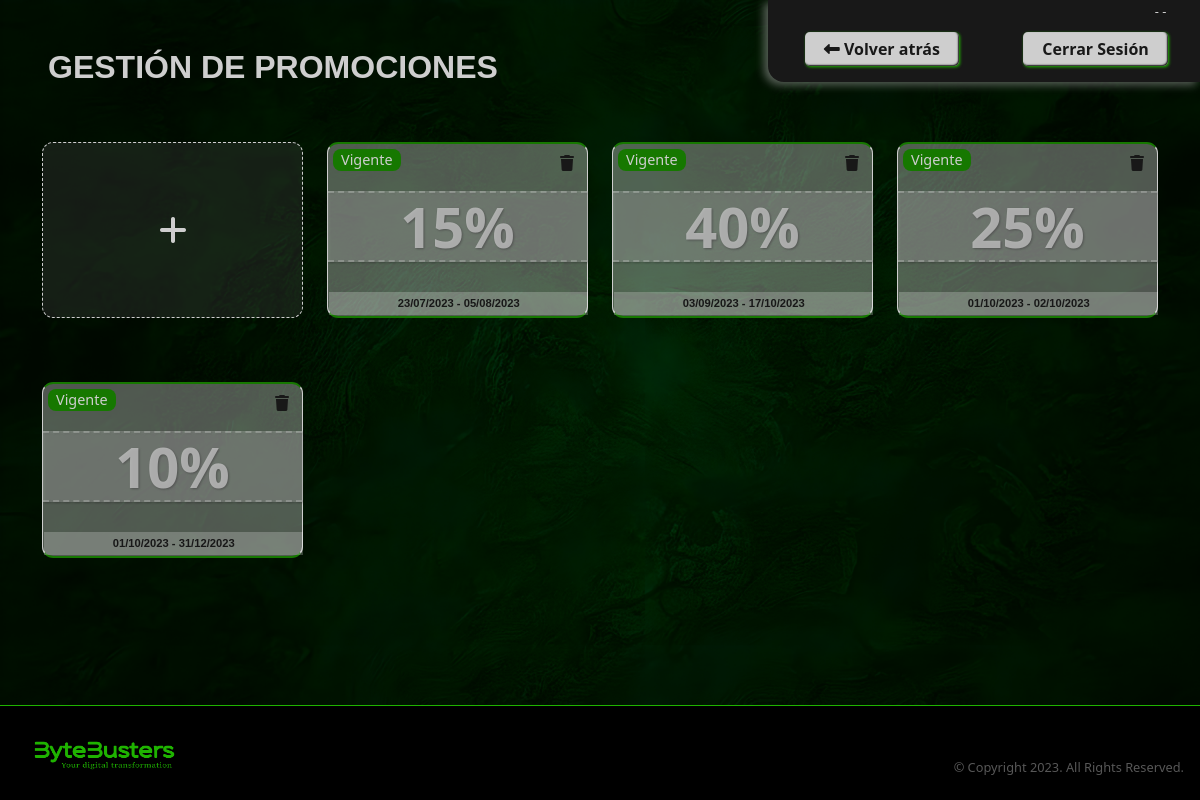
Page /pages/abm-promociones.php on the earlier database version.
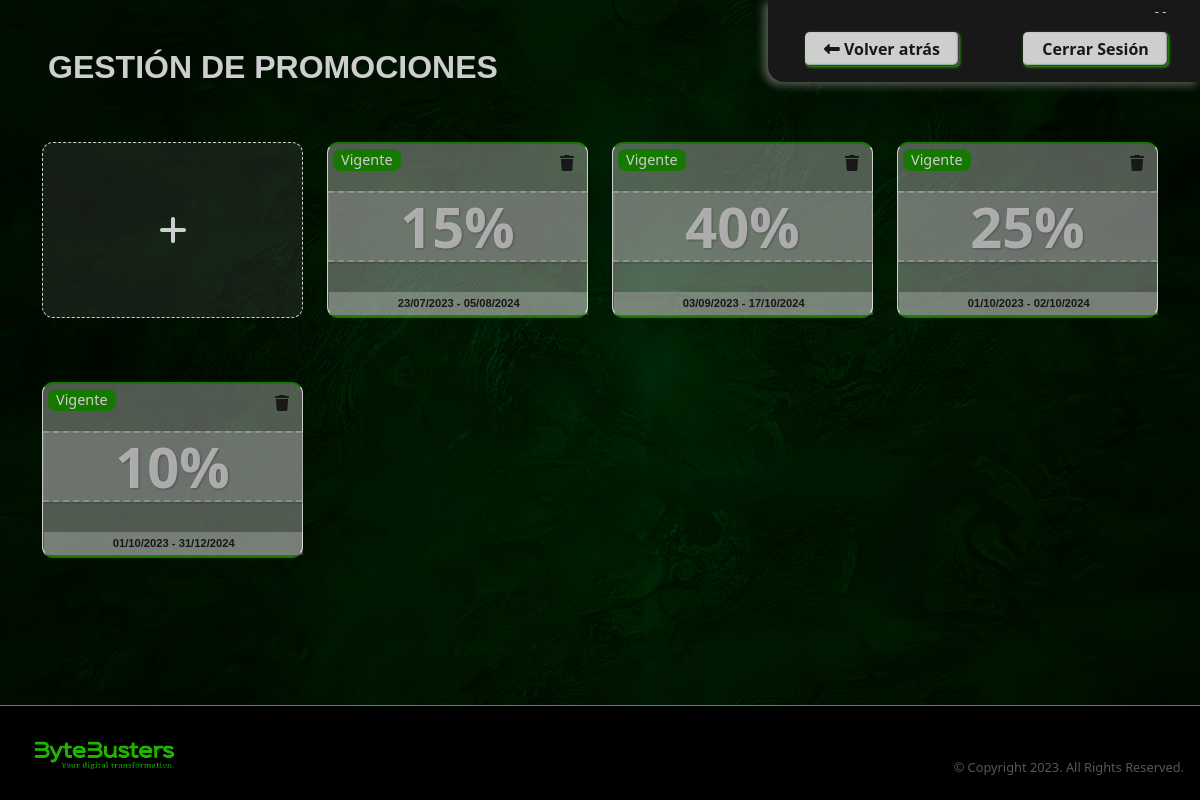
Same page on the later database version.
### tables this page shows
CREATE TABLE IF NOT EXISTS `PROMOCIONES`(
  `id` int (11) NOT NULL AUTO_INCREMENT,
  `descuento` int NOT NULL,
  `fechaInicio` date NOT NULL,
  `fechaFin` date NOT NULL,
  `vigente` boolean NOT NULL DEFAULT 1,
  `activo` boolean NOT NULL DEFAULT 1,
 PRIMARY KEY(`id`)
);

### src/repository/promotions.repository.php (called while the page is built, shortened)
<?php
function findAllPromos(int $isActive): array
{
    require realpath(dirname(__FILE__)) . "/../db/conexion.php";
    if (isset($isActive) && $isActive == false) {
        try {
            $statement = $con->prepare("SELECT *
                                        FROM PROMOCIONES
                                        ORDER BY fechaInicio ASC");
            $reg = $statement->fetchAll(PDO::FETCH_ASSOC);
            return $reg;
        } catch (Exception $e) {
            $con->close();
            die("ERROR SQL in findAllPromos(): " . $e->getMessage());
        }
    } else {
        try {
            $statement = $con->prepare("SELECT *
                                        FROM PROMOCIONES
                                        WHERE activo = :isActive
                                        ORDER BY fechaInicio ASC");
            $statement->execute(array(":isActive" => 1));
            $reg = $statement->fetchAll(PDO::FETCH_ASSOC);
            return $reg;
        } catch (Exception $e) {
            $con->close();
            die("ERROR SQL in findAllPromos(): " . $e->getMessage());
        }
    }
}
function updatePromoToExpired(int $promoId)
{
    require realpath(dirname(__FILE__)) . "/../db/conexion.php";
    try {
        $statement = $con->prepare("UPDATE PROMOCIONES
                                    SET vigente = :vigente
                                    WHERE id = :id
                                    AND activo = :isActive");
        $statement->execute(array(":vigente" => 0, ":id" => $promoId, ":isActive" => 1));
        $reg = $statement->fetch(PDO::FETCH_ASSOC);
        return $reg;
    } catch (Exception $e) {
        $con->close();
        die("ERROR SQL in updatePromoToExpired(): " . $e->getMessage());
    }
}

### src/modules/promotions/abm-promotions.php (the view, shortened to what this page needs)
<?php
require_once realpath(dirname(__FILE__)) . '/../../repository/promotions.repository.php';
function getAllPromotionCards(): string
{
    $promoCard = '';
    foreach (findAllPromos(true) as $promo) {
        checkExpiredPromo($promo);
        $promoClass = '';
        $promoStatus = '';
        $colorDiscount = '';
        if ($promo['vigente'] == 0) {
            $promoClass = ' expired-promo';
            $promoStatus = '<div class="promo-status">
                                <h3 class="lbl-expirado">Expirado</h3>
                            </div>';
            $colorDiscount = 'expired-discount';
        } else {
            $promoClass = 'valid-promo';
            $promoStatus = '<div class="promo-status">
                                <h3 class="lbl-vigente">Vigente</h3>
                            </div>';
            $colorDiscount = '';
        }
        $promoCard .= '<div class="col-sm-6 col-md-4 col-lg-3">
                        <a href="#">
                            <div class="card-promo ' . $promoClass . '">
                                <div class="card-buttons">
                                    <button id="' . $promo["id"] . '" class="btn deletePromo"><i class="fa-solid fa-trash"></i></button>
                                </div>
                                ' . $promoStatus . '
                                <div class="promo-content">
                                    <h2 class="' . $colorDiscount . '">' . $promo['descuento'] . '%</h2>
                                    <div class="promo-dates">
                                    <span>' . formatDates($promo['fechaInicio']) . ' - ' . formatDates($promo['fechaFin']) . '</span>
                                    </div>
                                </div>
                            </div>
                        </a>
                    </div>';
    }
    return $promoCard;
}
function formatDates(string $date): string
{
    $explodedDate = explode('-', $date);
    $year = $explodedDate[0];
    $month = $explodedDate[1];
    $day = $explodedDate[2];
    return $day . '/' . $month . '/' . $year;
}
function getLocalDate(): string
{
    return date("Y-m-d");
}
function checkExpiredPromo(array $promo): bool
{
    $now = getLocalDate();
    if ($promo["fechaFin"] < $now) {
        updatePromoToExpired($promo["id"]);
        return true;
    }
    return false;
}

### pages/abm-promociones.php (shortened to what this page needs)
<!DOCTYPE html>
<html lang="es" style="overflow: scroll">
<head>
    <link rel="stylesheet" href="../styles/normalize.css">
    <link rel="stylesheet" href="https://cdnjs.cloudflare.com/ajax/libs/font-awesome/6.4.0/css/all.min.css">
    <link href="https://cdn.jsdelivr.net/npm/bootstrap@5.3.0/dist/css/bootstrap.min.css" rel="stylesheet">
    <link rel="stylesheet" href="../styles/style.css">
</head>
<body>
    <div>
        <div class="link-options-div">
            <?php
            require "./components/options.php";
            echo $options;
            ?>
        </div>
        <?php
        require "./components/userName.php";
        echo $userName;
        ?>
        <h1>GESTIÓN DE PROMOCIONES</h1>
    </div>
    <div class="container frame">
        <div class="row">
            <div class="col-sm-6 col-md-4 col-lg-3">
                <a id="btnAddPromo" data-bs-toggle="modal" data-bs-target="#moddalPromotions">
                    <div class="card-add-promotion">
                        <i id="addPromotionIcon" class="fa-solid fa-plus"></i>
                    </div>
                </a>
            </div>
            <?php
            require "./../src/modules/promotions/abm-promotions.php";
            echo getAllPromotionCards();
            ?>
        </div>
        <footer>
            <?php
            require "./components/footer.php";
            echo $footer;
            ?>
        </footer>
</body>
</html>

### pages/components/options.php
<?php
$options = "";
$disabled = 'style="filter: brightness(50%); cursor: not-allowed; user-select: none;"';
if ($_SERVER['REQUEST_URI'] === "/ByteBusters/Backoffice/pages/menu.php") {
    $options .= "<a class='link-options' ".$disabled."'><i class='fa-solid fa-left-long'></i> Volver atrás</a>";
}else{
    $options .= "<a class='link-options' href='./menu.php'><i class='fa-solid fa-left-long'></i> Volver atrás</a>";
}
$options .= "<a class='link-options' href=./login.php> Cerrar Sesión</a>";

### pages/components/userName.php (shortened to what this page needs)
<?php
$userName = "<p id='userName'>- ".$_SESSION['userName']." -</p>";

### pages/components/footer.php
<?php
$footer = '<img src="../assets/logo-bytebusters.png" alt="Logotipo de ByteBusters">';
$footer .= '<p class="copyright">&copy; Copyright 2023. All Rights Reserved.</p>';

Differences in the rows shown:
changed promociones (number 1 of 4 on the later page): fechaFin "05/08/2023" → "05/08/2024"
changed promociones (number 2 of 4 on the later page): fechaFin "17/10/2023" → "17/10/2024"
changed promociones (number 3 of 4 on the later page): fechaFin "02/10/2023" → "02/10/2024"
changed promociones (number 4 of 4 on the later page): fechaFin "31/12/2023" → "31/12/2024"
